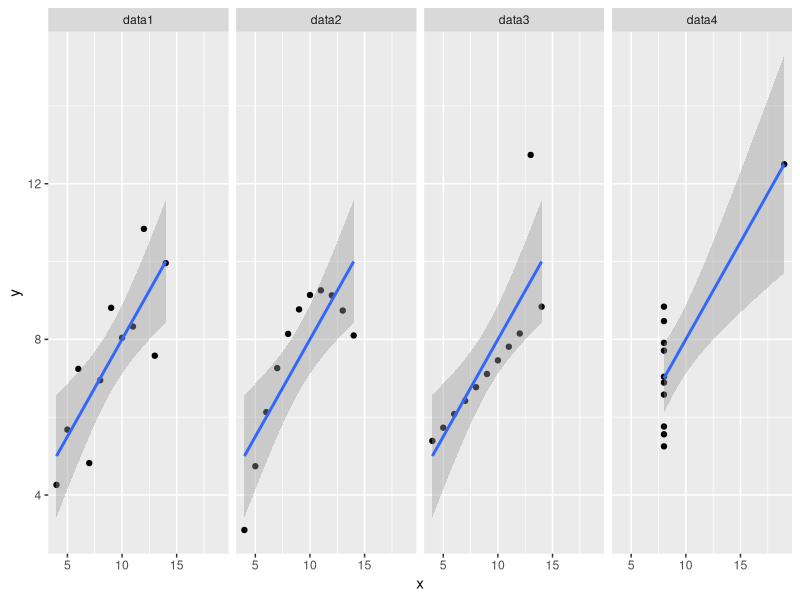

This chart was generated by the following R code:
## ---- chunk 1
library(dplyr)
library(ggplot2)
setwd("~/Google Drive/CUNY/git/DATA606/FinalExam")
## ---- chunk 2
3.22 / sqrt(30)
## ---- chunk 3
options(digits=2)
data1 <- data.frame(x=c(10,8,13,9,11,14,6,4,12,7,5),
                    y=c(8.04,6.95,7.58,8.81,8.33,9.96,7.24,4.26,10.84,4.82,5.68))
data2 <- data.frame(x=c(10,8,13,9,11,14,6,4,12,7,5),
                    y=c(9.14,8.14,8.74,8.77,9.26,8.1,6.13,3.1,9.13,7.26,4.74))
data3 <- data.frame(x=c(10,8,13,9,11,14,6,4,12,7,5),
                    y=c(7.46,6.77,12.74,7.11,7.81,8.84,6.08,5.39,8.15,6.42,5.73))
data4 <- data.frame(x=c(8,8,8,8,8,8,8,19,8,8,8),
                    y=c(6.58,5.76,7.71,8.84,8.47,7.04,5.25,12.5,5.56,7.91,6.89))
## ---- chunk 4
df = data.frame(rbind(cbind(set = 'data1', data1), 
                      cbind(set = 'data2', data2),
                      cbind(set = 'data3', data3),
                      cbind(set = 'data4', data4)))
df_mean = df %>% group_by(set) %>%
  summarise(mean_x = mean(x), mean_y = mean(y))
print.data.frame(df_mean, digits = 2)
## ---- chunk 5
df_median = df %>% group_by(set) %>%
  summarise(median_x = median(x), median_y = median(y))
print.data.frame(df_median, digits = 2)
## ---- chunk 6
df_sd = df %>% group_by(set) %>%
  summarise(sd_x = sd(x), sd_y = sd(y))
print.data.frame(df_sd, digits = 2)
## ---- chunk 7
df_cor = df %>% group_by(set) %>%
  summarise(cor = cor(x, y))
print.data.frame(df_cor, digits = 2)
## ---- chunk 8
df_lm = df %>% group_by(set) %>%
  do(model = lm(y ~ x, data = .)) %>%
  mutate(intercept = summary(model)$coeff[1], 
         slope = summary(model)$coeff[2]) %>%
  select(-model)
print.data.frame(df_lm, digits = 2)
## ---- chunk 9
df_rsq = df %>% group_by(set) %>%
  do(model = lm(y ~ x, data = .)) %>%
  mutate(rsq = summary(model)$r.squared) %>%
  select(-model)
print.data.frame(df_rsq, digits = 2)
## ---- chunk 10
df %>% ggplot(aes(x = x, y = y)) +
  geom_point() + 
  facet_grid(. ~ set) + 
  stat_smooth(method = 'lm')
